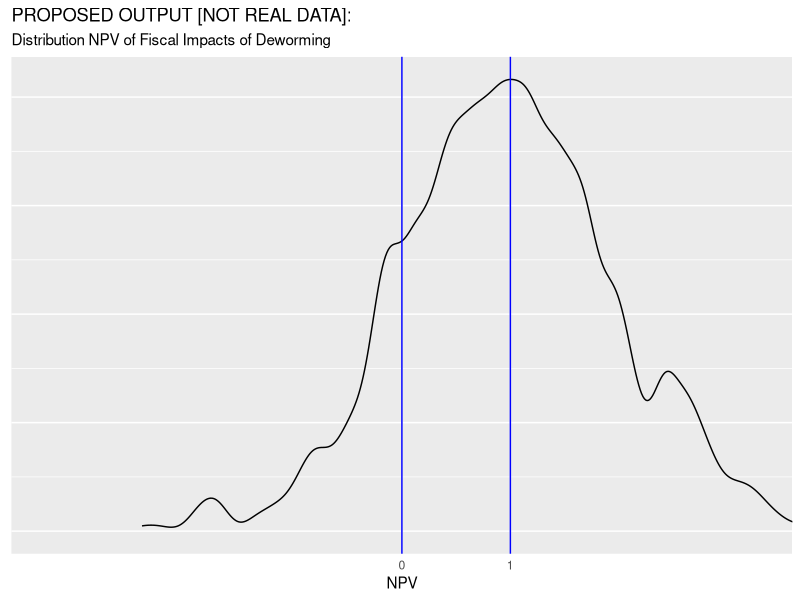
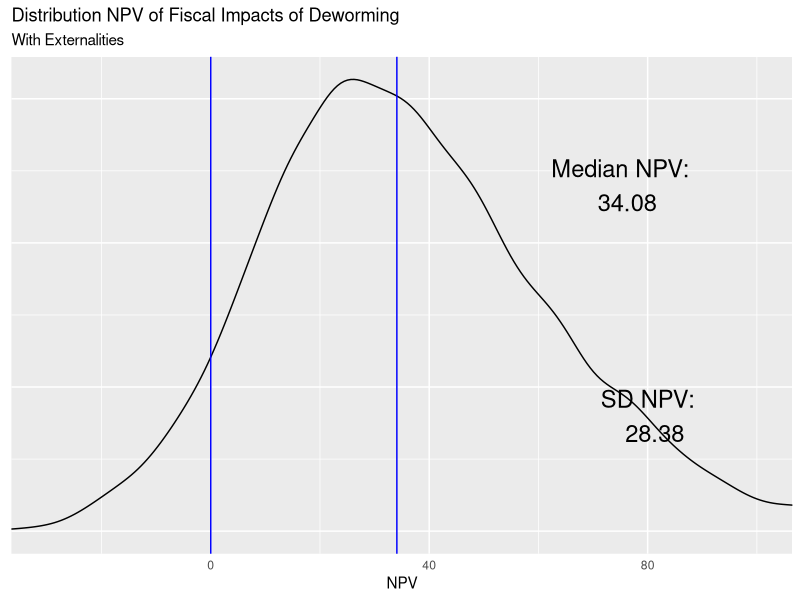
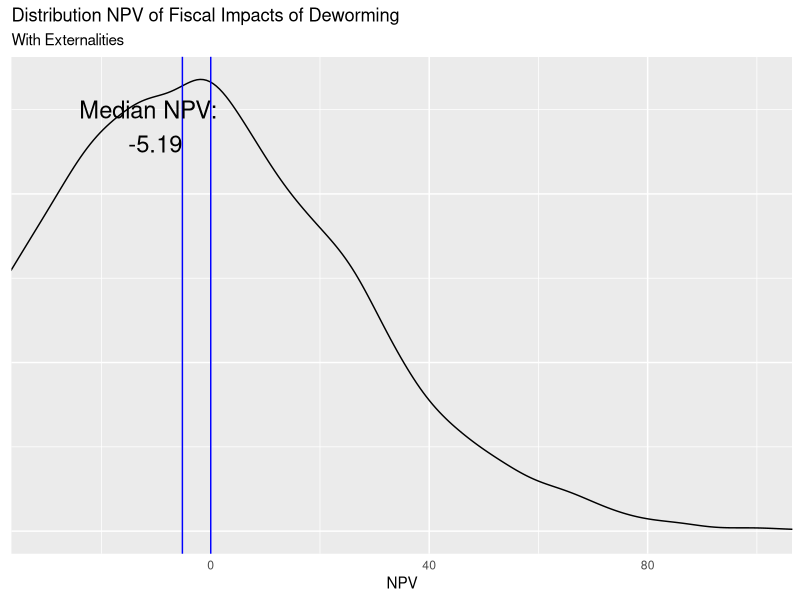

Generate these figures, in order, with R:
## ---- chunk 1
knitr::opts_chunk$set(echo = TRUE)

## ---- chunk 2
## Data 
gov_bonds <- 	0.1185	          #Kenyan interest on sovereign debt - Central Bank of Kenya
inflation <-  0.02              #Kenyan inflation rate - World Bank Development Indicators
wage_ag_val <- 	11.84	          #Mean hourly wage rate (KSH) - Suri 2011 
wage_ww_val <- 	14.5850933      #Control group hourly wage, ww (cond >=10 hrs per week) - Table 4, Panel B
profits_se_val <- 1766          #Control group monthly self-employed profits - Table 4, Panel A  FIX: MOST REFERENCES FROM TABLE 4 ARE TABLE 3
hours_se_cond_val <- 38.1       #Control group weekly self-employed hours, conditional on hrs >0 - Table D13, Panel D
hours_ag_val <- 8.3             #Control group hrs per week, agriculture - Table 4, Panel D
hours_ww_val <- 6.9             #Control group hrs per week, working for wages - Table 4, Panel B
hours_se_val <- 3.3             #Control group hrs per week, self-employment - Table 4, Panel A
ex_rate_val <- 85               #Exchange Rate - Central Bank of Kenya 
growth_rate_val <- 1.52/100     #Per-capita GDP growth, 2002-2011 (accessed 1/29/13) -	World Bank - see notes
coverage_val  <- 0.681333333    # (R) Fraction of treated primary school students within 6 km - from W@W - see note
saturation_val <-  0.511        # (p) Overall Saturation - not reported in table, average of T & C
full_saturation_val <- 0.75     #REPEATED WITH q_full_val in Research component
tax_val <- 0.16575              #ADD INFO
unit_cost_local_val <- 43.66    #Deworm the World
years_of_treat_val <- 2.41      #Additional Years of Treatment - Table 1, Panel A
    
    
## Research   
lambda1_vals <- c(3.49, 0)      #Hrs per week increase for men and women CONFIRM
lambda2_val <- 10.2             #Externality effect (proportional) - Table 3, Panel B
q_full_val <- 0.75              #Take up rates with full subsidy. From Miguel and Kremmer (2007)
q_zero_val <- 0                 #Take up rates with zero subsidy. From Miguel and Kremmer (2007)
    
## Guess work   
periods_val <- 50               #Total number of periods to forecast wages
time_to_jm_val <- 10            #Time from intial period until individual join the labor force
coef_exp_val <- c(0, 0)         #Years of experience coefficients (1-linear, 2-cuadratic)	- see notes 
teach_sal_val <- 5041           #Yearly secondary schooling compensation	5041 - from ROI materials
teach_ben_val <- 217.47         #Yearly secondary schooling teacher benefits	217.47
n_students_val <- 45            #Average pupils per teacher	45


# (Delta E) Additional direct seconday schooling increase (from Joan)	
delta_ed_vals <- c(-0.00176350949079451, 0.00696052250263997, 0.0258570306763183, 
                    0.0239963665555466, 0.027301406306074, 0.0234125454594173, 
                   0.0279278879439199, 0.00647044449446303, 0.00835739437790601)                                     
delta_ed_vals <- cbind(delta_ed_vals, 1999:2007)

#Additional externality secondary schooling increase (from Joan)
delta_ed_ext_vals <- c(-0.0110126908021048,	0.0140448546741008,	-0.0034636291545585,
                       0.0112940214439477,	0.0571608179771775,	-0.0560546793186931,
                       0.0558284756343451,	0.1546264843901160,	0.0055961489945619)
delta_ed_ext_vals <- cbind(delta_ed_ext_vals, 1999:2007)

#Notes: 
# on growth_rate_val: (http://data.worldbank.org/indicator/NY.GDP.PCAP.KD/), see calculation on "Kenya GDP per capita" tab. In W@W this equals 1.52%. ISSUE: This growth number should be updated to be 2002-2014, I think.
# on coef_exp_val: 1998/1999 Kenyan labor force survey; regression of earnings on age, age^2, female dummy, indicators for attained primary/secondary/beyond, and province dummies. Estimate used in W@W: (0.1019575, -0.0010413). ISSUE: For now assume no further life cycle adjustment beyond KLPS-3 (likely a conservative assumption).
# coverage_val: Overall Saturation (0.511) / 0.75 - not reported in table, average of T & C
## ---- chunk 3
set.seed(1234) 
library(tidyverse)
library(ggplot2)
ggplot() +
  geom_density(aes(x = rnorm(1000, mean = 1),
                   alpha = 1/2), bw=.11, kernel = "gau") +
  geom_vline(xintercept = c(0, 1), col="blue") +
  coord_cartesian(xlim = c(-3,3)) +
  scale_x_discrete(limits = c(0,1))  +   
  guides(alpha = "none", colour="none") +
  labs(y = NULL,
       x = "NPV" ,
       title = "PROPOSED OUTPUT [NOT REAL DATA]:", 
       subtitle = "Distribution NPV of Fiscal Impacts of Deworming")+
  theme(axis.ticks = element_blank(), axis.text.y = element_blank())
## ---- chunk 4
# Gamma is used to index gender. 
npv <- function(n_male=1/2, n_female=1/2, 
                interest_r=interst_r_val, 
                wage=wage_t_val, 
                lambda1_male=lambda1_vals[1],
                lambda1_female=lambda1_vals[2], 
                tax=tax_val, 
                saturation=saturation_val, 
                coverage=coverage_val, 
                cost_of_schooling=cost_per_student, 
                delta_ed_male=delta_ed_vals[,1], 
                delta_ed_female=delta_ed_vals[,1], 
                lambda2_male=lambda2_vals[1], 
                lambda2_female=lambda2_vals[2], 
                s1=0, q1=0, s2=s2_val, q2=q2_val, 
                periods=periods_val) {
  ns <- c(n_male, n_female)
  lambda1s <- c(lambda1_male, lambda1_female)
  lambda2s <- c(lambda2_male, lambda2_female)
  index_t <- 0:periods
  delta_ed_s <- cbind(delta_ed_male, delta_ed_female) 
  delta_ed_s <- rbind(c(0,0), delta_ed_s, matrix(0,41, 2) ) 
  
  benef <- matrix(NA, 51,2)
  for (i in 1:2){
  benef[,i] <- ( 1 / (1 + interest_r) )^index_t * wage * 
                     ( lambda1s[i] + saturation * lambda2s[i] / coverage ) 
  }
  
  res1 <- sum( ns * ( tax * apply(benef, 2, sum) - 
            apply( ( 1 / (1 + interest_r) )^index_t * 
                     delta_ed_s * cost_of_schooling, 2, sum) )
          ) - (s2 * q2  - s1 * q1) 
#  browser()
  return(res1)  
}
## ---- chunk 5
interst_r_val <- gov_bonds - inflation
## ---- chunk 6
wage_0_f <- function(wage_ag = wage_ag_val, 
                     wage_ww = wage_ww_val, 
                     profits_se = profits_se_val, 
                     hours_se_cond = hours_se_cond_val, 
                     hours_ag = hours_ag_val, 
                     hours_ww = hours_ww_val, 
                     hours_se = hours_se_val, 
                     ex_rate = ex_rate_val) {
  wage_se <- profits_se / (4.5 * hours_se_cond)
  wage_ls <- c(wage_ag, wage_ww, wage_se)
  alpha_ls <- c(hours_ag, hours_ww, hours_se) / sum( c(hours_ag, hours_ww, hours_se) )
  res1 <- 1/ex_rate * sum( wage_ls * alpha_ls )
  return(res1)
}

#close to value from spreadsheet (Assumps&Panel A Calcs!B137 = 0.1481084), 
#but I suspect diff due to computational precision 

wage_0_val <- wage_0_f()  

experience_val <- 0:periods_val - time_to_jm_val

wage_t <- function(wage_0 = wage_0_val, 
                   growth_rate = growth_rate_val, 
                   experience = experience_val, 
                   coef_exp1 = coef_exp_val[1], 
                   coef_exp2 = coef_exp_val[2]) {
  res1 <- 52 * wage_0 *( ( 1 + growth_rate )^experience ) * 
    ( 1 + coef_exp1 * experience + coef_exp2 * experience^2 ) * 
    ifelse(0:periods_val >= time_to_jm_val, 1, 0)
  return(res1) 
}

#close to value from spreadsheet (Calcs-Table 5!N21.. = 7.701634678), 
#but I suspect diff due to computational precision 
wage_t_val <- wage_t()
## ---- chunk 7
lambda1_vals <- rep(0.5 * lambda1_vals[1] + 0.5 *lambda1_vals[2], 2)
lambda2_vals <- rep(lambda2_val, 2)
## ---- chunk 8
#R 
#coverage_val <-  saturation_val / q_full_val
#p 
#saturation_val <- coverage_val * q_full_val + ( 1 - coverage_val ) * q_zero_val
## ---- chunk 9
cost_per_student <- (teach_sal_val + teach_ben_val) / n_students_val
## ---- chunk 10
# Nothing here yet with delta_ed_vals, but would like to incorporate model from Joan
# delta_ed_vals <- 
delta_ed_ext_total <- delta_ed_ext_vals[,1] + delta_ed_vals[,1]
## ---- chunk 11
s2_val <- ( unit_cost_local_val / ex_rate_val ) * years_of_treat_val
q2_val <- q_full_val
## ---- chunk 12
#no externality NPV
res_npv_no_ext <- npv(lambda2_male = 0, lambda2_female = 0)
 
#yes externality NPV
res_npv_yes_ext <- npv(delta_ed_male = delta_ed_ext_total, 
                       delta_ed_female = delta_ed_ext_total )
## ---- chunk 13
#34.8401
sim.data1 <- function(nsims = 1e4, 
                      gov_bonds_vari,                #Data
                      gov_bonds_sd,
                      inflation_vari,
                      inflation_sd,
                      wage_ag_vari,
                      wage_ag_sd,
                      wage_ww_vari,
                      wage_ww_sd,
                      profits_se_vari,
                      profits_se_sd,
                      hours_se_cond_vari,
                      hours_se_cond_sd,
                      hours_ag_vari, 
                      hours_ag_sd,
                      hours_ww_vari,
                      hours_ww_sd,
                      hours_se_vari,
                      hours_se_sd,
                      ex_rate_vari,
                      ex_rate_sd,
                      growth_rate_vari, 
                      growth_rate_sd, 
                      coverage_vari,
                      coverage_sd,
                      full_saturation_vari, 
                      full_saturation_sd, 
                      saturation_vari,
                      saturation_sd,
                      tax_vari, 
                      tax_sd, 
                      unit_cost_local_vari, 
                      unit_cost_local_sd, 
                      years_of_treat_vari,
                      years_of_treat_sd,
                      lambda1_vari,                   #Research
                      lambda1_sd, 
                      lambda2_vari,
                      lambda2_sd,
                      q_full_vari, 
                      q_full_sd,
                      q_zero_vari,
                      q_zero_sd,
                      delta_ed_par1,
                      delta_ed_sd1,
                      delta_ed_par2,
                      delta_ed_sd2,
                      coef_exp_vari,                  #Guesswork
                      coef_exp_sd,
                      teach_sal_vari,
                      teach_sal_sd,
                      teach_ben_vari,
                      teach_ben_sd,
                      n_students_vari,
                      n_students_sd, 
                      include_ext_vari=TRUE
                      ) {
  set.seed(1234)
  #Defaoult dist: normal, default sd: 0.1* mean
  ## Data 
  gov_bonds_sim <- rnorm(n = nsims, mean = gov_bonds_vari, sd = gov_bonds_sd)	
  inflation_sim <- rnorm(nsims, inflation_vari, inflation_sd)
  wage_ag_val_sim <- rnorm(nsims, wage_ag_vari, wage_ag_sd)
  wage_ww_val_sim <- rnorm(nsims, wage_ww_vari, wage_ww_sd)
  profits_se_val_sim <- rnorm(nsims, profits_se_vari, profits_se_sd)
  hours_se_cond_val_sim <- rnorm(nsims, hours_se_cond_vari, hours_se_cond_sd)
  hours_ag_val_sim <- rnorm(nsims, hours_ag_vari, hours_ag_sd)
  hours_ww_val_sim <- rnorm(nsims, hours_ww_vari, hours_ww_sd)
  hours_se_val_sim <- rnorm(nsims, hours_se_vari, hours_se_sd)
  ex_rate_val_sim <- rnorm(nsims, ex_rate_vari, ex_rate_sd)
  growth_rate_val_sim <- rnorm(nsims, growth_rate_vari, growth_rate_sd)
  coverage_val_sim <- rnorm(nsims, coverage_vari, coverage_sd)
  saturation_val_sim <- rnorm(nsims, saturation_vari, saturation_sd)
  full_saturation_val_sim <- rnorm(nsims, full_saturation_vari, full_saturation_sd) ###Check here later
  tax_val_sim <- rnorm(nsims, tax_vari, tax_sd)
  unit_cost_local_val_sim <- rnorm(nsims, unit_cost_local_vari, unit_cost_local_sd)
  years_of_treat_val_sim <- rnorm(nsims, years_of_treat_vari, years_of_treat_sd)
  
  ## Research
  aux1 <- lapply(1:2,function(x) c(lambda1_vari[x],lambda1_sd[x]) )
  lambda1_vals_sim <- sapply(aux1, function(x)  rnorm(nsims, mean = x[1], sd = x[2]) ) 
  lambda2_val_sim <- rnorm(nsims, lambda2_vari, lambda2_sd)
  q_full_val_sim <- rnorm(nsims, q_full_vari, q_full_sd)
  q_zero_val_sim <- rnorm(nsims, q_zero_vari, q_zero_sd)

  
  ## Guess work
  periods_val <- 50           #Total number of periods to forecast wages
  time_to_jm_val <- 10        #Time from intial period until individual join the labor force
  aux2 <- lapply(1:2,function(x) c(coef_exp_vari[x],coef_exp_sd[x]) )
  coef_exp_val_sim <- sapply(aux2, function(x)  rnorm(nsims, mean = x[1], sd = x[2]) )     
  teach_sal_val_sim <- rnorm(nsims, teach_sal_vari, teach_sal_sd)
  teach_ben_val_sim <- rnorm(nsims, teach_ben_vari, teach_ben_sd)
  n_students_val_sim <- rnorm(nsims, n_students_vari, n_students_sd)
  
  delta_ed_vals_sim <- sapply(delta_ed_vals[,1], function(x)  rnorm(nsims, mean = 
                                                                     x * delta_ed_par1, 
                                                                     sd = delta_ed_sd1 * sd(delta_ed_vals[,1]) ) )
  colnames(delta_ed_vals_sim) <- 1999:2007
  
  delta_ed_ext_vals_sim <- sapply(delta_ed_ext_vals[,1], function(x)  rnorm(nsims, mean = 
                                                                              x * delta_ed_par2, 
                                                                            sd = delta_ed_sd2 * sd(delta_ed_ext_vals[,1])))
  colnames(delta_ed_ext_vals_sim) <- 1999:2007
  
  npv_sim <- rep(NA, nsims)
  #yes externality NPV
  for (i in 1:nsims) {
    interst_r_val <- gov_bonds_sim[i] - inflation_sim[i]
    wage_0_val <- wage_0_f(wage_ag = wage_ag_val_sim[i], 
                           wage_ww = wage_ww_val_sim[i], 
                           profits_se = profits_se_val_sim[i], 
                           hours_se_cond = hours_se_cond_val_sim[i], 
                           hours_ag = hours_ag_val_sim[i], 
                           hours_ww = hours_ww_val_sim[i], 
                           hours_se = hours_se_val_sim[i], 
                           ex_rate = ex_rate_val_sim[i])  
    experience_val <- 0:periods_val - time_to_jm_val
    wage_t_val <- wage_t(wage_0 = wage_0_val, 
                         growth_rate = growth_rate_val_sim[i], 
                         experience = experience_val, 
                         coef_exp1 = coef_exp_val_sim[i,1], 
                         coef_exp2 = coef_exp_val_sim[i,2])
    lambda1_vals_aux <- rep(0.5 * lambda1_vals_sim[i,1] + 0.5 * lambda1_vals_sim[i,2], 2)
    lambda2_vals <- rep(lambda2_val_sim[i], 2)
    #coverage_val_aux <-  saturation_val_sim[i] / full_saturation_val_sim[i]
    #saturation_val_aux <- full_saturation_val_sim[i] * coverage_val_sim[i]
    cost_per_student <- (teach_sal_val_sim[i] + teach_ben_val_sim[i]) / n_students_val_sim[i]
    q2_val_aux <- q_full_val_sim[i]
    s2_val_aux <- ( unit_cost_local_val_sim[i] / ex_rate_val_sim[i] ) * years_of_treat_val_sim[i]
    delta_ed_ext_total_sim <- delta_ed_vals_sim[i,] + delta_ed_ext_vals_sim[i,]
    
    if (include_ext_vari==TRUE){
      delta_ed_final <-  delta_ed_ext_total_sim
    }else{
      delta_ed_final <- delta_ed_vals_sim[i,]
    }
    
    npv_sim[i] <- npv(interest_r = interst_r_val, 
                      wage = wage_t_val, 
                      lambda1_male = lambda1_vals_aux[1], 
                      lambda1_female = lambda1_vals_aux[2], 
                      lambda2_male =  lambda2_vals[1], 
                      lambda2_female =  lambda2_vals[2],
                      coverage = coverage_val_sim[i],
                      saturation = saturation_val_sim[i],
                      tax = tax_val_sim[i], 
                      cost_of_schooling=cost_per_student, 
                      delta_ed_male = delta_ed_final, 
                      delta_ed_female = delta_ed_final, 
                      q2 = q2_val_aux, 
                      s2 = s2_val_aux)
  }
  
  
  return(npv_sim)
}



npv_sim <- sim.data1(nsims = 1e4, 
          gov_bonds_vari = gov_bonds,                #Data
          gov_bonds_sd = 0.1 * gov_bonds,
          inflation_vari = inflation,
          inflation_sd = 0.1 * inflation,
          wage_ag_vari = wage_ag_val,
          wage_ag_sd = 0.1 * wage_ag_val,
          wage_ww_vari = wage_ww_val,
          wage_ww_sd = 0.1 * wage_ww_val,
          profits_se_vari = profits_se_val,
          profits_se_sd = 0.1 * profits_se_val,
          hours_se_cond_vari = hours_se_cond_val, 
          hours_se_cond_sd = 0.1 * hours_se_cond_val, 
          hours_ag_vari = hours_ag_val,  
          hours_ag_sd = 0.1 * hours_ag_val, 
          hours_ww_vari = hours_ww_val, 
          hours_ww_sd = 0.1 * hours_ww_val, 
          hours_se_vari = hours_se_val, 
          hours_se_sd = 0.1 * hours_se_val,
          ex_rate_vari = ex_rate_val,
          ex_rate_sd = 0.1 * ex_rate_val,
          growth_rate_vari = growth_rate_val, 
          growth_rate_sd = 0.1 * growth_rate_val, 
          coverage_vari = coverage_val,
          coverage_sd = 0.1 * coverage_val,
          saturation_vari = saturation_val,
          saturation_sd = 0.1 * saturation_val,
          tax_vari = tax_val, 
          tax_sd = 0.1 * tax_val, 
          unit_cost_local_vari = unit_cost_local_val, 
          unit_cost_local_sd = 0.1 * unit_cost_local_val, 
          years_of_treat_vari = years_of_treat_val,
          years_of_treat_sd = 0.1 * years_of_treat_val,
          lambda1_vari = c(lambda1_vals[1], lambda1_vals[2]),
          lambda1_sd = c(0.17, 0.17),
          lambda2_vari = lambda2_val, 
          lambda2_sd = 0.1 * lambda2_val, 
          q_full_vari = q_full_val, 
          q_full_sd = 0.1 * q_full_val, 
          q_zero_vari = q_zero_val, 
          q_zero_sd = 0.1 * q_zero_val, 
          coef_exp_vari = c(coef_exp_val[1], coef_exp_val[2]), 
          coef_exp_sd = c(0.001 , 0.001), 
          teach_sal_vari = teach_sal_val,
          teach_sal_sd = 0.1 * teach_sal_val,
          teach_ben_vari = teach_ben_val,
          teach_ben_sd = 0.1 * teach_ben_val,
          n_students_vari = n_students_val, 
          n_students_sd = 0.1 * n_students_val, 
          include_ext_vari = TRUE, 
          full_saturation_vari = full_saturation_val,
          full_saturation_sd = 0.1 * full_saturation_val,
          delta_ed_par1 = 1,
          delta_ed_sd1 = 1,
          delta_ed_par2 = 1,
          delta_ed_sd2 = 1
          ) 

# unit test
if (abs(sd(npv_sim) - 28.38155)>0.0001 ) {
  print("Output has change")
}
  
npv_for_text <- paste("Median NPV:\n ", round(median(npv_sim), 2))
npv_for_text2 <- paste("SD NPV:\n ", round(sd(npv_sim), 2))

ggplot() +
  geom_density(aes(x = npv_sim,
                   alpha = 1/2), kernel = "gau") +
  geom_vline(xintercept = c(0, median(npv_sim)), col="blue") +
  coord_cartesian(xlim = c(-30,100)) +
  guides(alpha = "none", colour="none") +
  labs(y = NULL,
       x = "NPV" ,
       title = "Distribution NPV of Fiscal Impacts of Deworming", 
       subtitle = "With Externalities")+
  annotate("text", x = 2.2 * median(npv_sim), y = 0.012, label = npv_for_text, size = 6)+
  annotate("text", x = 80, y = 0.004, label = npv_for_text2, size = 6)+
  theme(axis.ticks = element_blank(), axis.text.y = element_blank())
## ---- chunk 14

npv_sim <- sim.data1(nsims = 1e4, 
          gov_bonds_vari = 0.129,                #Data
          gov_bonds_sd = 0.1 * gov_bonds,
          inflation_vari = inflation,
          inflation_sd = 0.1 * inflation,
          wage_ag_vari = wage_ag_val,
          wage_ag_sd = 0.1 * wage_ag_val,
          wage_ww_vari = wage_ww_val,
          wage_ww_sd = 0.1 * wage_ww_val,
          profits_se_vari = profits_se_val,
          profits_se_sd = 0.1 * profits_se_val,
          hours_se_cond_vari = 43, 
          hours_se_cond_sd = 0.1 * hours_se_cond_val, 
          hours_ag_vari = hours_ag_val,  
          hours_ag_sd = 0.1 * 7, 
          hours_ww_vari = 6, 
          hours_ww_sd = 0.1 * hours_ww_val, 
          hours_se_vari = 5, 
          hours_se_sd = 0.1 * hours_se_val,
          ex_rate_vari = ex_rate_val,
          ex_rate_sd = 0.1 * 110,
          growth_rate_vari = 0.01, 
          growth_rate_sd = 0.1 * growth_rate_val, 
          coverage_vari = 0.8,
          coverage_sd = 0.1 * coverage_val,
          saturation_vari = 0.45,
          saturation_sd = 0.1 * saturation_val,
          tax_vari = 0.16, 
          tax_sd = 0.1 * tax_val, 
          unit_cost_local_vari = unit_cost_local_val, 
          unit_cost_local_sd = 0.1 * unit_cost_local_val, 
          years_of_treat_vari = years_of_treat_val,
          years_of_treat_sd = 0.1 * years_of_treat_val,
          lambda1_vari = c(lambda1_vals[1], lambda1_vals[2]),
          lambda1_sd = c(0.17, 0.17),
          lambda2_vari = lambda2_val, 
          lambda2_sd = 0.5 * lambda2_val, 
          q_full_vari = q_full_val, 
          q_full_sd = 0.1 * q_full_val, 
          q_zero_vari = q_zero_val, 
          q_zero_sd = 0.1 * q_zero_val, 
          coef_exp_vari = c(0.002, -0.0002), 
          coef_exp_sd = c(0.001 , 0.001), 
          teach_sal_vari = 7000,
          teach_sal_sd = 0.1 * teach_sal_val,
          teach_ben_vari = teach_ben_val,
          teach_ben_sd = 0.1 * teach_ben_val,
          n_students_vari = 36, 
          n_students_sd = 0.1 * n_students_val, 
          include_ext_vari = TRUE, 
          full_saturation_vari = full_saturation_val,
          full_saturation_sd = 0.1 * full_saturation_val,
          delta_ed_par1 = 1,
          delta_ed_sd1 = 1,
          delta_ed_par2 = 1,
          delta_ed_sd2 = 1
          ) 

npv_for_text <- paste("Median NPV:\n ", round(median(npv_sim), 2))

ggplot() +
  geom_density(aes(x = npv_sim,
                   alpha = 1/2), kernel = "gau") +
  geom_vline(xintercept = c(0, median(npv_sim)), col="blue") +
  coord_cartesian(xlim = c(-30,100)) +
  guides(alpha = "none", colour="none") +
  labs(y = NULL,
       x = "NPV" ,
       title = "Distribution NPV of Fiscal Impacts of Deworming", 
       subtitle = "With Externalities")+
  annotate("text", x = 2.2 * median(npv_sim), y = 0.012, label = npv_for_text, size = 6)+
  theme(axis.ticks = element_blank(), axis.text.y = element_blank())
